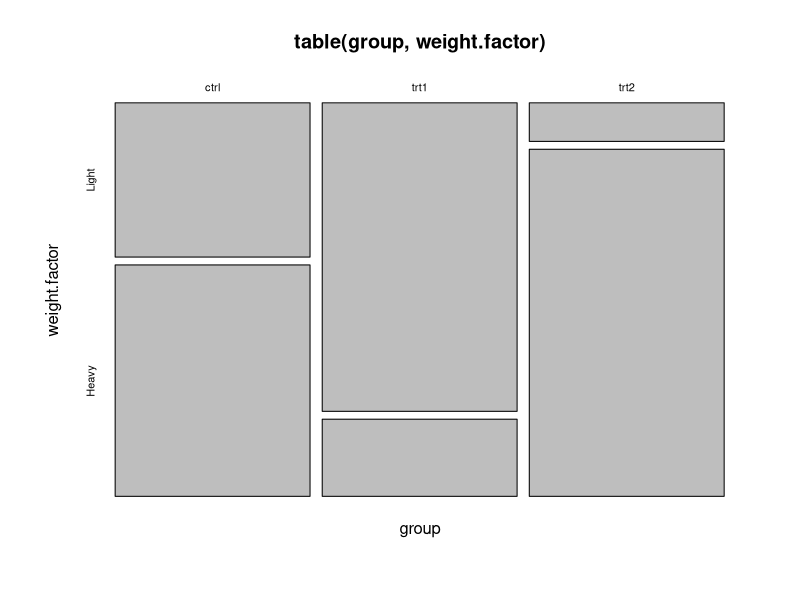
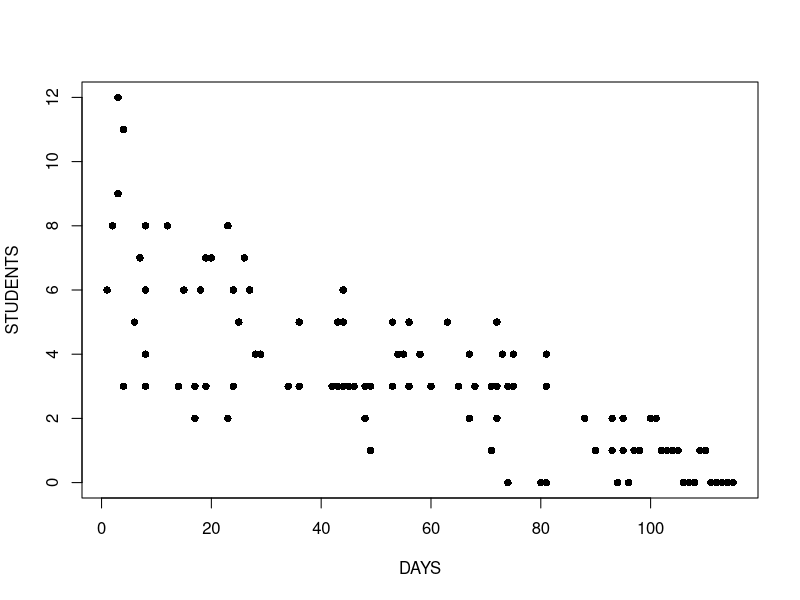

R code for these plots, in order:
## ---- chunk 1
head(PlantGrowth)
## ---- chunk 2
attach(PlantGrowth)
weight.factor<- cut(weight, 2, labels=c('Light', 'Heavy'))
plot(table(group, weight.factor))
## ---- chunk 3
glm.1<- glm(weight.factor~group, family=binomial)
summary(glm.1)
## ---- chunk 4
anova(glm.1, test='LRT')
## ---- chunk 5
predict(glm.1, type='response')
## ---- chunk 6
detach(PlantGrowth)
## ---- chunk 7
data('Pima.te', package='MASS') # Loads data
head(Pima.te)
## ---- chunk 8
glm.2<- step(glm(type~., data=Pima.te, family=binomial))
summary(glm.2)
## ---- chunk 9
cases <-  
structure(list(Days = c(1L, 2L, 3L, 3L, 4L, 4L, 4L, 6L, 7L, 8L, 
8L, 8L, 8L, 12L, 14L, 15L, 17L, 17L, 17L, 18L, 19L, 19L, 20L, 
23L, 23L, 23L, 24L, 24L, 25L, 26L, 27L, 28L, 29L, 34L, 36L, 36L, 
42L, 42L, 43L, 43L, 44L, 44L, 44L, 44L, 45L, 46L, 48L, 48L, 49L, 
49L, 53L, 53L, 53L, 54L, 55L, 56L, 56L, 58L, 60L, 63L, 65L, 67L, 
67L, 68L, 71L, 71L, 72L, 72L, 72L, 73L, 74L, 74L, 74L, 75L, 75L, 
80L, 81L, 81L, 81L, 81L, 88L, 88L, 90L, 93L, 93L, 94L, 95L, 95L, 
95L, 96L, 96L, 97L, 98L, 100L, 101L, 102L, 103L, 104L, 105L, 
106L, 107L, 108L, 109L, 110L, 111L, 112L, 113L, 114L, 115L), 
    Students = c(6L, 8L, 12L, 9L, 3L, 3L, 11L, 5L, 7L, 3L, 8L, 
    4L, 6L, 8L, 3L, 6L, 3L, 2L, 2L, 6L, 3L, 7L, 7L, 2L, 2L, 8L, 
    3L, 6L, 5L, 7L, 6L, 4L, 4L, 3L, 3L, 5L, 3L, 3L, 3L, 5L, 3L, 
    5L, 6L, 3L, 3L, 3L, 3L, 2L, 3L, 1L, 3L, 3L, 5L, 4L, 4L, 3L, 
    5L, 4L, 3L, 5L, 3L, 4L, 2L, 3L, 3L, 1L, 3L, 2L, 5L, 4L, 3L, 
    0L, 3L, 3L, 4L, 0L, 3L, 3L, 4L, 0L, 2L, 2L, 1L, 1L, 2L, 0L, 
    2L, 1L, 1L, 0L, 0L, 1L, 1L, 2L, 2L, 1L, 1L, 1L, 1L, 0L, 0L, 
    0L, 1L, 1L, 0L, 0L, 0L, 0L, 0L)), .Names = c("Days", "Students"
), class = "data.frame", row.names = c(NA, -109L))
attach(cases)
head(cases) 
## ---- chunk 10
plot(Days, Students, xlab = "DAYS", ylab = "STUDENTS", pch = 16)
## ---- chunk 11
glm.3 <- glm(Students ~ Days, family = poisson)
summary(glm.3)
## ---- chunk 12
detach(cases)
